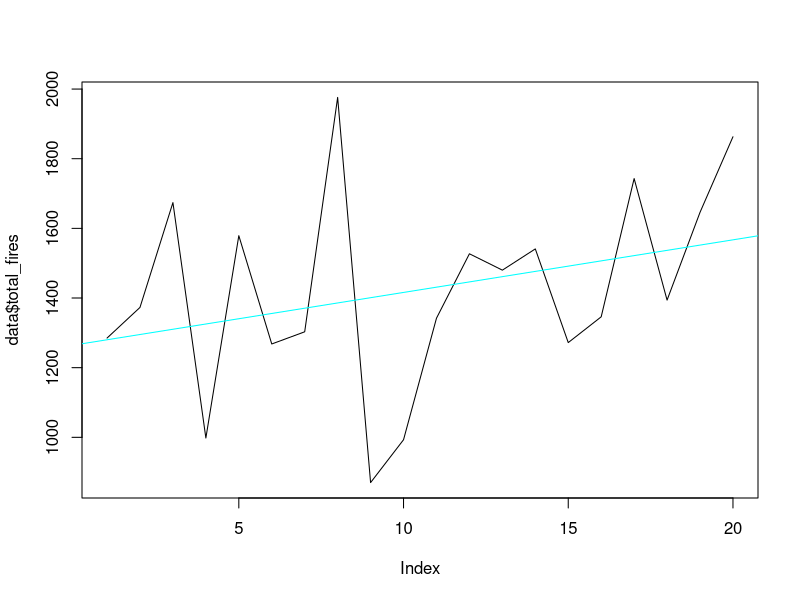
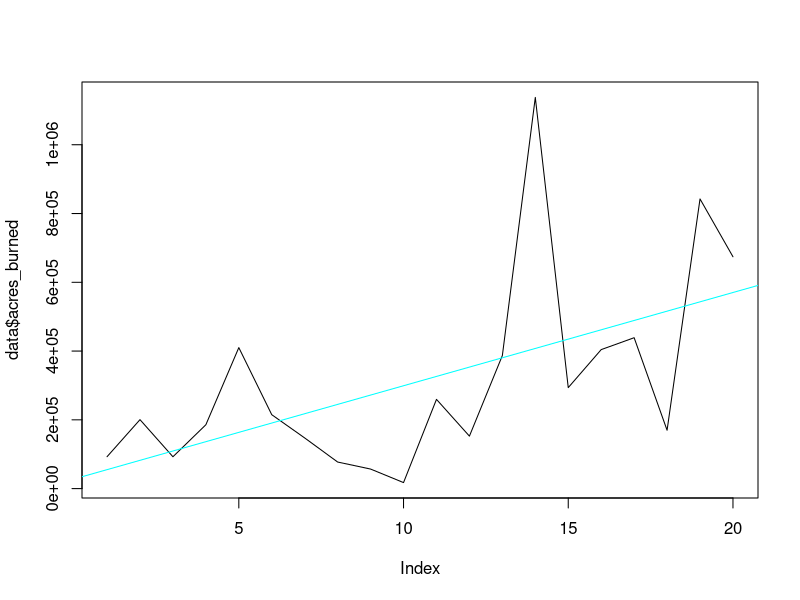
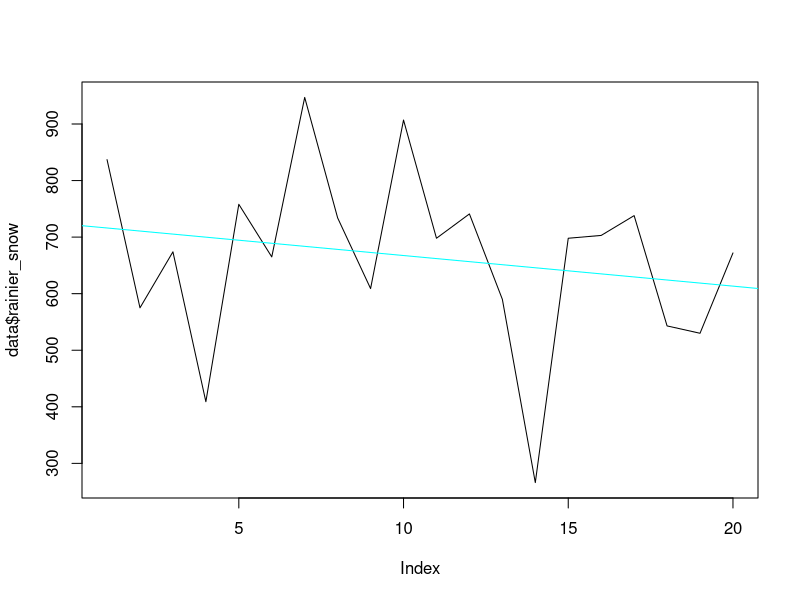
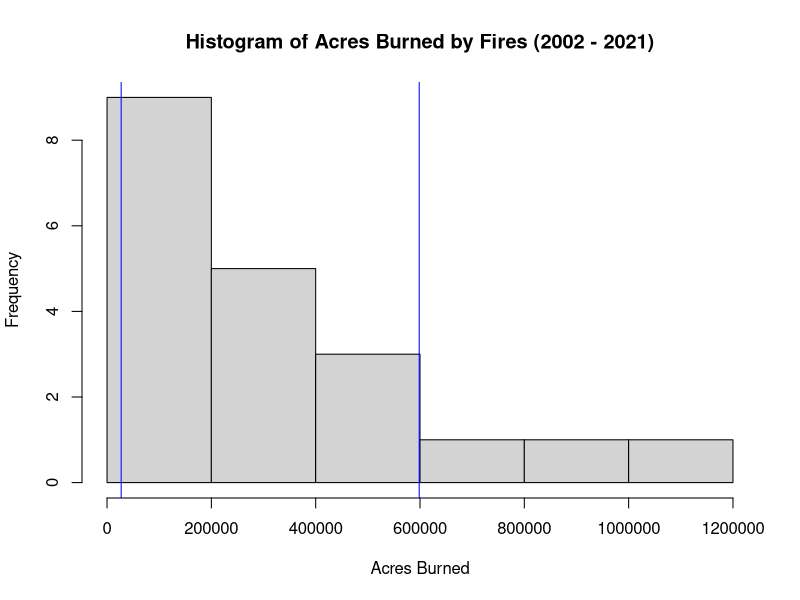
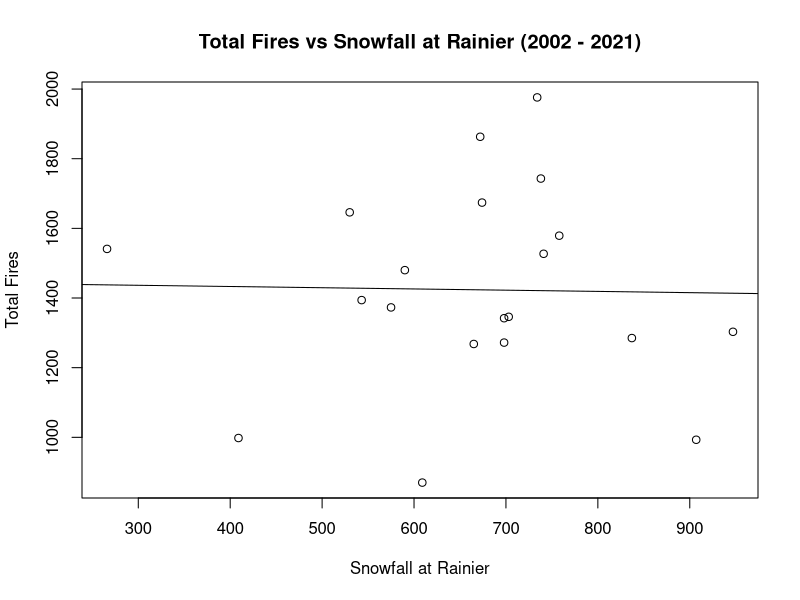
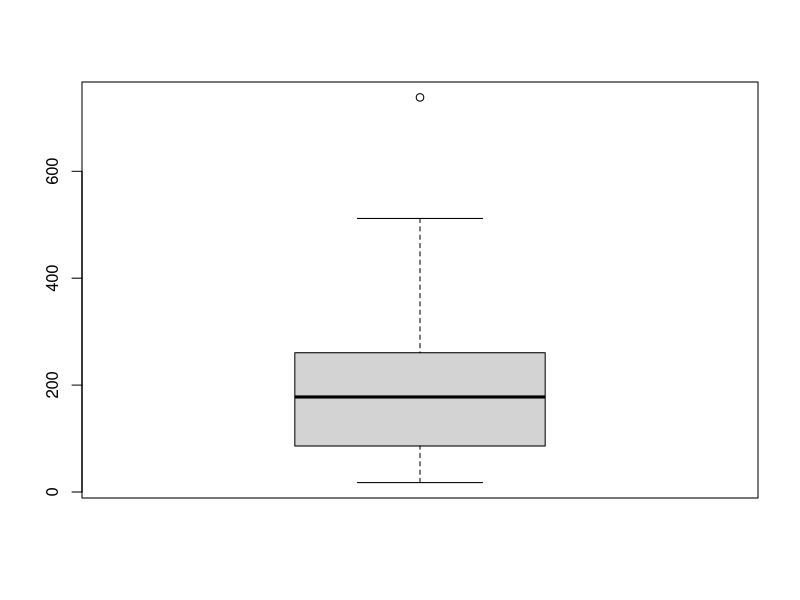
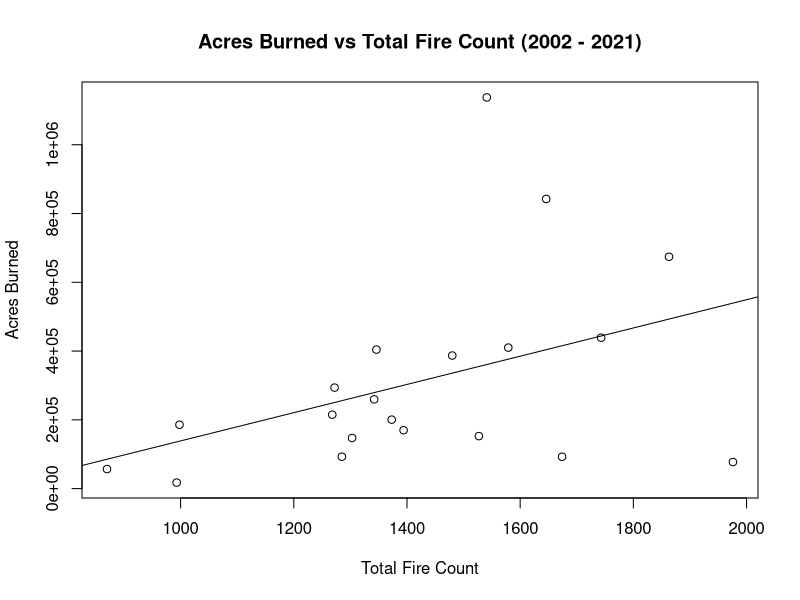
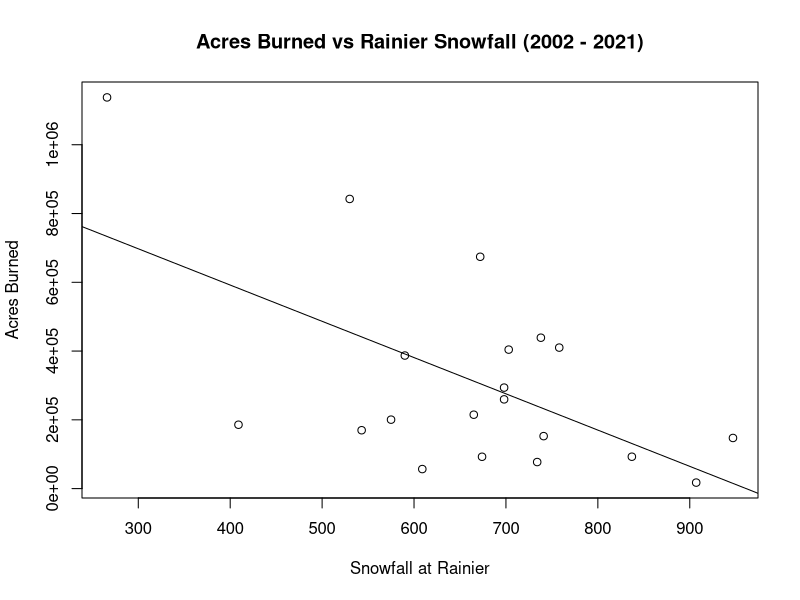

Write the R code that produced these figures, in order.
## ---- chunk 1
knitr::opts_chunk$set(echo = TRUE)
## ---- chunk 2
data <- read.csv('WA-wildfires.csv')
## ---- chunk 3
dim(data)
head(data)
## ---- chunk 4
plot(data$total_fires, type='l')
abline(lm(data$total_fires ~ seq(1:length(data$total_fires))), col="cyan")
plot(data$acres_burned, type='l')
abline(lm(data$acres_burned ~ seq(1:length(data$acres_burned))), col="cyan")
plot(data$rainier_snow, type='l')
abline(lm(data$rainier_snow ~ seq(1:length(data$rainier_snow))), col="cyan")
sd(data$total_fires)
mean(data$total_fires)
sd(data$acres_burned)
mean(data$acres_burned)
sd(data$rainier_snow)
mean(data$rainier_snow)
## ---- chunk 5
sum(data$total_fires)
sum(data$acres_burned)
## ---- chunk 6
snowmean <- mean(data$rainier_snow)
snowdeviation <- sd(data$rainier_snow)
snowmean
snowdeviation
lbound <- snowmean - 2 * snowdeviation
rbound <- snowmean + 2 * snowdeviation
lbound
rbound
data$season[data$rainier_snow < lbound | data$rainier_snow > rbound]
## ---- chunk 7
hist(data$acres_burned, breaks=5, xlim = c(0, 1200000), xlab="Acres Burned", main="Histogram of Acres Burned by Fires (2002 - 2021)")
abline(v=mean(data$acres_burned) - sd(data$acres_burned), col="blue")
abline(v=mean(data$acres_burned) + sd(data$acres_burned), col="blue")
## ---- chunk 8
plot(data$rainier_snow, data$total_fires, xlab="Snowfall at Rainier", ylab="Total Fires", main="Total Fires vs Snowfall at Rainier (2002 - 2021)")
abline(lm(data$total_fires~data$rainier_snow))
cor(data$total_fires, data$rainier_snow)
## ---- chunk 9
data$total_fires[data$season == 2004]
## ---- chunk 10
sum(data$acres_burned < 200000)
## ---- chunk 11
sum(data$total_fires > 1000)/length(data$total_fires)
## ---- chunk 12
data[order(data$total_fires,decreasing=TRUE),]$season[1:3]
data[order(data$rainier_snow),]$season[1:3]
## ---- chunk 13
mean(data$acres_burned[data$rainier_snow < 600])
median(data$acres_burned[data$rainier_snow < 600])
## ---- chunk 14
max(data$total_fires[data$rainier_snow > mean(data$rainier_snow)])
## ---- chunk 15
median(data$rainier_snow[data$total_fires > 1200])
## ---- chunk 16
mean_acre <- data$acres_burned / data$total_fires
mean_acre
boxplot(mean_acre)
## ---- chunk 17
cor(data$acres_burned, data$total_fires)
cor(data$acres_burned, data$rainier_snow)

plot(data$total_fires, data$acres_burned, xlab="Total Fire Count", ylab="Acres Burned", main="Acres Burned vs Total Fire Count (2002 - 2021)")
abline(lm(data$acres_burned ~ data$total_fires))

plot(data$rainier_snow, data$acres_burned, xlab="Snowfall at Rainier", ylab="Acres Burned", main="Acres Burned vs Rainier Snowfall (2002 - 2021)")
abline(lm(data$acres_burned ~ data$rainier_snow))
## ---- chunk 18
data$season[data$total_fires > 1400 & data$acres_burned < 1e6]
## ---- chunk 19
data$season[data$rainier_snow > 650 & data$acres_burned > 375000]
## ---- chunk 20
mean(data$rainier_snow[mean_acre > 500])
## ---- chunk 21
data$above_med <- data$rainier_snow > median(data$rainier_snow)
boxplot(data$acres_burned ~ data$above_med, xlab="Snowfall Above Median?", ylab="Acres Burned")
## ---- chunk 22
data$kc_aq <- c(NA, NA, NA, 0.696, 0.734, NA, 0.512, 0.745, 0.877, 0.866, 0.863, 0.605, 0.723, 0.584, 0.822, 0.729, 0.732, 0.767, 0.811, 0.841)
mid_aq <- round((1 - data$kc_aq) * 365)
mid_aq
## ---- chunk 23
library(corrplot) #for correlation plots
corrs <- cor(na.omit(data))
corrplot(corrs, order = 'hclust', addrect = 2, )
## ---- chunk 24
data <- data[4:length(data$season),]
plot(data$kc_aq, type='l')
## ---- chunk 25
cor(data$kc_aq, data$total_fires, use="complete.obs")
cor(data$kc_aq, data$rainier_snow, use="complete.obs")
cor(data$kc_aq, data$acres_burned, use="complete.obs")

plot(data$total_fires, data$kc_aq, xlab="Total Fire Count", ylab="King County Air Quality", main="Air Quality vs Total Fire Count (2005 - 2021)")
abline(lm(data$kc_aq ~ data$total_fires), col="cyan")

plot(data$rainier_snow, data$kc_aq, xlab="Snowfall at Rainier", ylab="King County Air Quality", main="Air Quality vs Rainier Snowfall (2005 - 2021)")
abline(lm(data$kc_aq ~ data$rainier_snow), col="cyan")

plot(data$acres_burned, data$kc_aq, xlab="Acres Burned", ylab="King County Air Quality", main="Air Quality vs Acres Burned (2005 - 2021)")
abline(lm(data$kc_aq ~ data$acres_burned), col="cyan")
